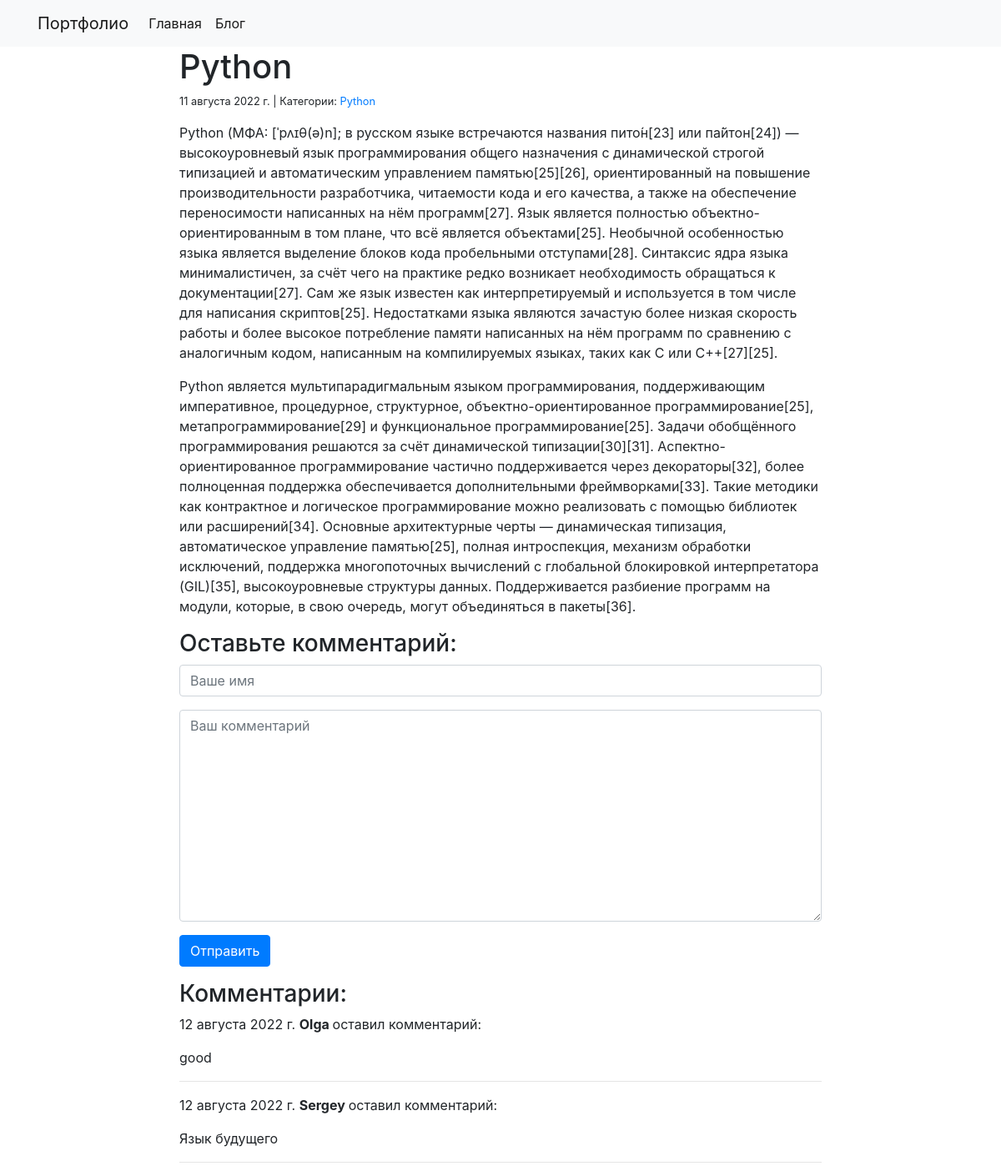
The app's page /blog/2/ with its own data.
### blog/models.py (models this page shows)
class Post(models.Model):
    title = models.CharField(max_length=250)
    body = models.TextField()
    created_on = models.DateTimeField(auto_now_add=True)
    last_modified = models.DateTimeField(auto_now=True)
    categories = models.ManyToManyField('Category', related_name='posts')

class Category(models.Model):
    name = models.CharField(max_length=30)

class Comment(models.Model):
    author = models.CharField(max_length=50)
    body = models.TextField()
    created_on = models.DateTimeField(auto_now_add=True)
    post = models.ForeignKey('Post', on_delete=models.CASCADE)

### blog/views.py (the view, shortened to what this page needs)
# urls.py: path("<int:pk>/",views.blog_detail, name="blog_detail"),
def blog_detail(request, pk):
    post = Post.objects.get(pk=pk)
    form = CommentForm()
    comments = Comment.objects.filter(post=post)
    context = {
        "post": post,
        "comments":comments,
        "form":form
    }
    return render(request, "blog_detail.html", context)

### blog/forms.py
class CommentForm(forms.Form):
    author = forms.CharField(
        max_length = 60,
        widget = forms.TextInput(attrs={
            'class':'form-control',
            'placeholder': 'Ваше имя'
        })
    )
    body = forms.CharField(
        widget=forms.Textarea(attrs={
            'class': 'form-control',
            'placeholder': 'Ваш комментарий'
        })
    )

### blog/templates/blog_detail.html (shortened to what this page needs)
{% extends "base.html" %}
{% block page_content %}
<div class="col-md-8 offset-md-2" xmlns="http://www.w3.org/1999/html">
    <h1>{{ post.title }}</h1>
    <small>
        {{ post.created_on.date }} |
        Категории:
        {% for category in post.categories.all %}
        <a href="{% url 'blog_category' category.name %}">
            {{ category.name }}
        </a>
        {% endfor %}
    </small>
    <p>{{ post.body | linebreaks }}</p>
    <h3>Оставьте комментарий:</h3>
    <form action method="post">
        <div class="form-group">
            {{form.author}}
        </div>
        <div class="form-group">
            {{form.body}}
        </div>
        <button type="submit" class="btn btn-primary">Отправить</button>
    </form>
    <h3>Комментарии:</h3>
    {% for comment in comments %}
    <p>
        {{comment.created_on.date}}
        <b> {{comment.author}} </b> оставил комментарий:
    </p>
    <p>{{comment.body}}</p>
    <hr>
    {% endfor %}
</div>
{% endblock %}

### records on screen
Post: title "Python", created_on "11 августа 2022 г.", body "Python (МФА: [ˈpʌɪθ(ə)n]; в русском языке встречаются названия пито́н[23] или па́йтон[24]) — высокоуровневый язык программирования общего назначения с динамической строгой типизацией и автоматическим управлением памятью[25][26], ориентированный на повышение производительности разработчика, читаемости кода и его качества, а также на обеспечение переносимости написанных на нём программ[27]. Язык является полностью объектно-ориентированным в том плане, что всё является объектами[25]. Необычной особенностью языка является выделение блоков кода пробельными отступами[28]. Синтаксис ядра языка минималистичен, за счёт чего на практике редко возникает необходимость обращаться к документации[27]. Сам…"
Category: name "Python"
Comment: created_on "12 августа 2022 г.", author "Olga", body "good"
Comment: created_on "12 августа 2022 г.", author "Sergey", body "Язык будущего"
